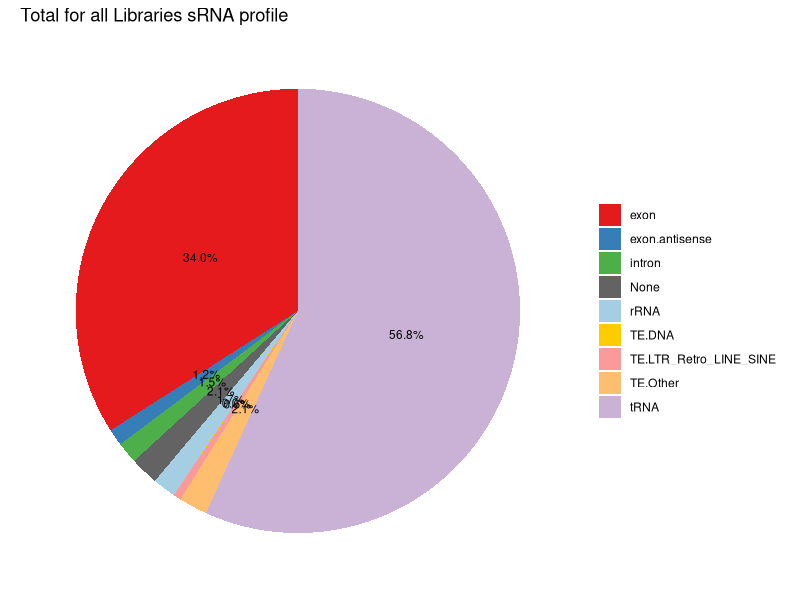
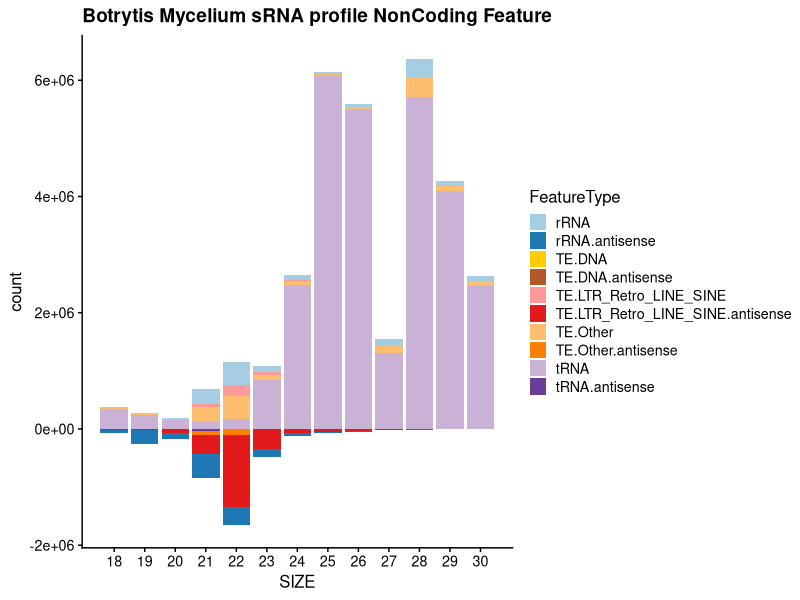
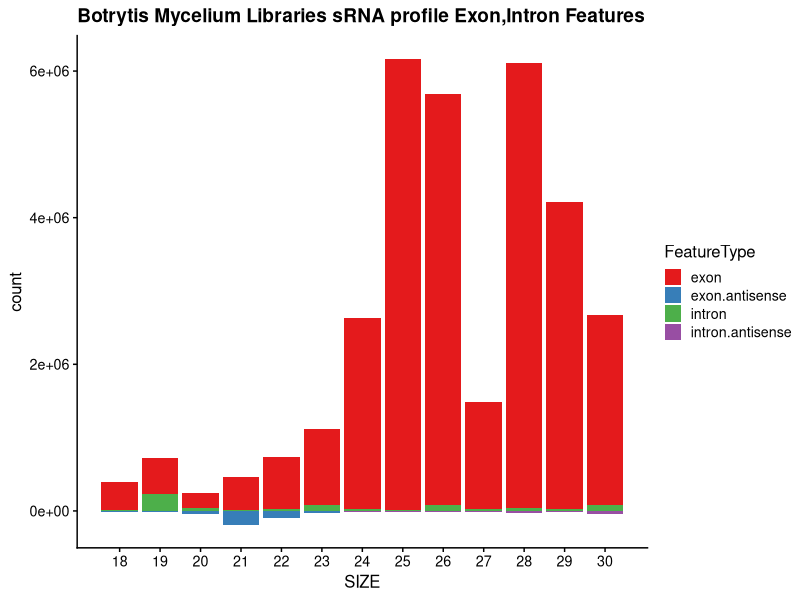
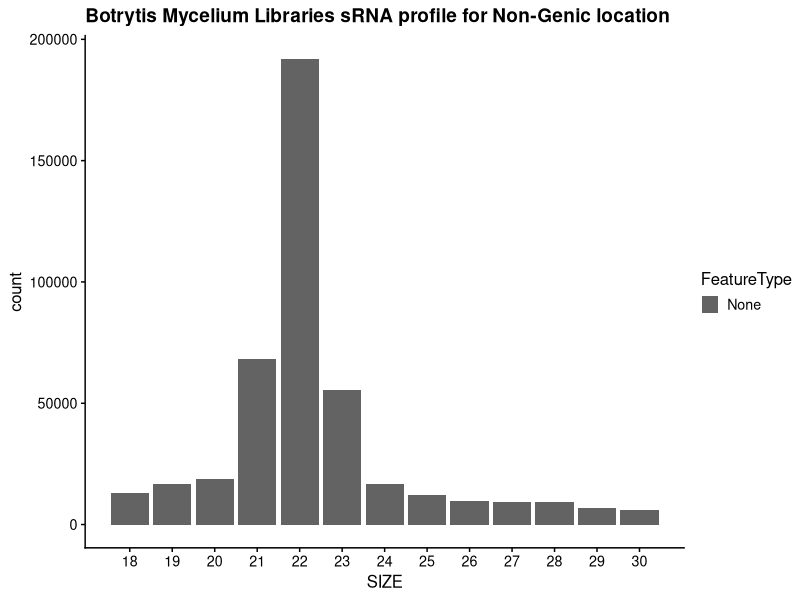
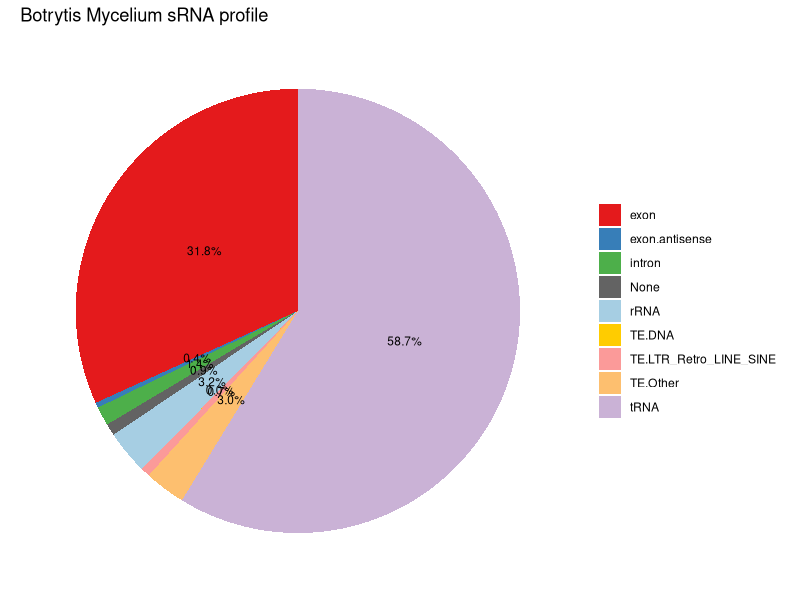
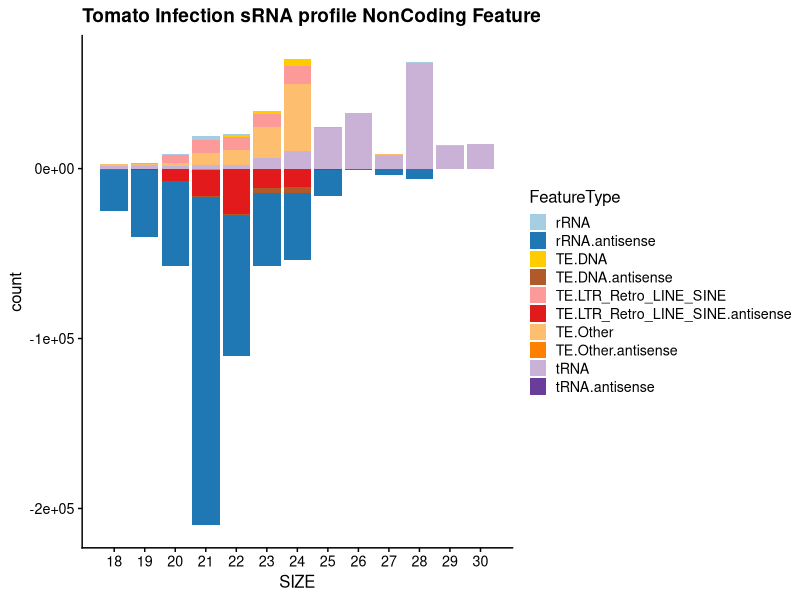
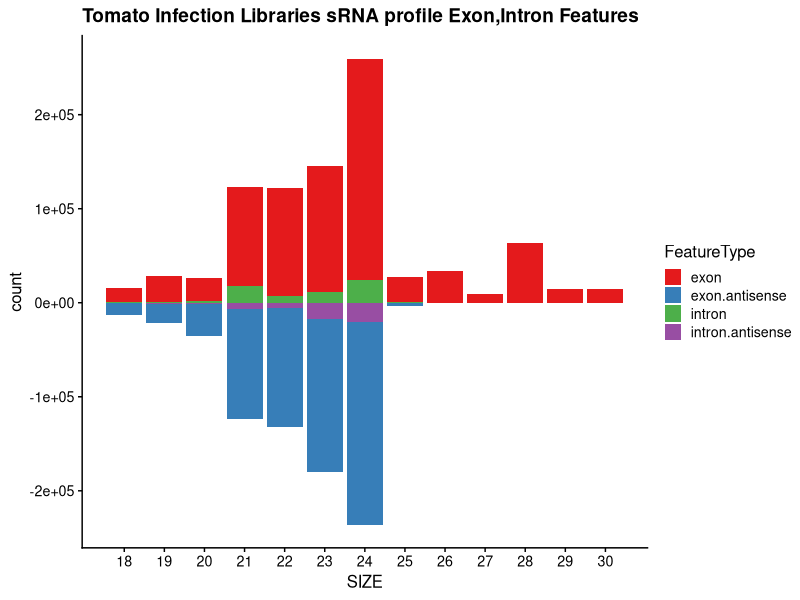
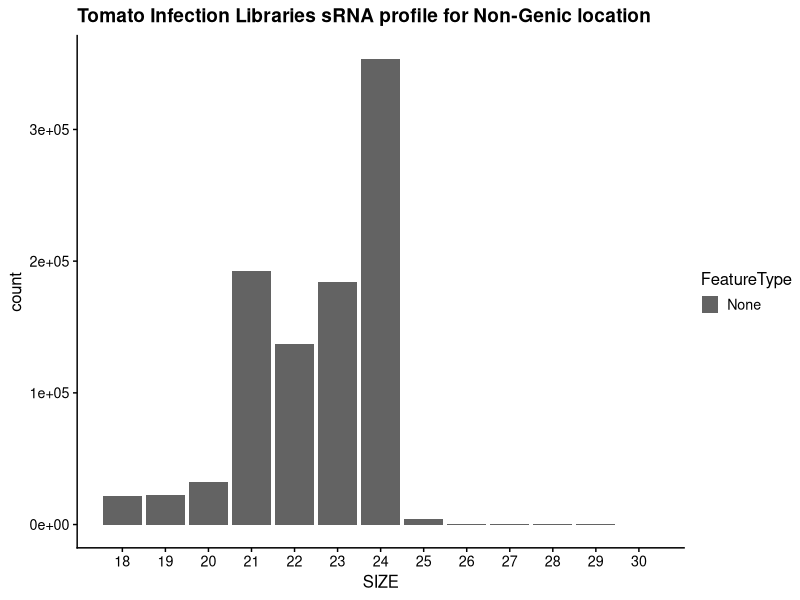

Generate these figures, in order, with R:
#!/usr/bin/env Rscript
library(ggplot2)
library(tidyverse)
library(dplyr)
library(RColorBrewer)
library(cowplot)

# some definitions
pairedcolors = brewer.pal(12, "Paired")
green1 = pairedcolors[3]
green2 = pairedcolors[4]
pairedcolors[3] = "#FFCC00"
pairedcolors[4] = "#B15928"
pairedcolors[11] = green1
pairedcolors[12] = green2
pairedcolors[13] = '#FFFF11'
pairedcolors[14] = '#AA0011'

exonColors = brewer.pal(4, "Set1")
IntergenicColors = rev(brewer.pal(3,"Greys"))

piecolors = pairedcolors
piecolors[1] = exonColors[1]
piecolors[2] = exonColors[2]
piecolors[3] = exonColors[3]
piecolors[4] = IntergenicColors[1]
piecolors[5] = pairedcolors[1]
piecolors[6] = pairedcolors[3]
piecolors[7] = pairedcolors[5]
piecolors[8] = pairedcolors[7]
piecolors[9] = pairedcolors[9]
piecolors[10] = pairedcolors[11]


negate <- function(x) ( -1.0 * x)
add_antisense <- function(x) ( paste0(x,".antisense"))
# setup default plot out
pdf("Combo_all_plots.pdf")

# read in the "all data"
sRNA.Allsense = read_tsv("results/Botrytis_sense_size_profile.tsv") %>% filter(SIZE >= 18)
sRNA.Allantisense = read_tsv("results/Botrytis_antisense_size_profile.tsv") %>% filter(SIZE >= 18)

sRNA.sense <- sRNA.Allsense %>% select(-c('TOTAL')) %>% pivot_longer(!SIZE, names_to = "FeatureType", values_to = "count")
sRNA.noExon <- sRNA.sense %>% filter(FeatureType != 'exon' & FeatureType != "None" & FeatureType != "intron")


sRNA.antisense <- sRNA.Allantisense %>% select(-c('TOTAL')) %>% pivot_longer(!SIZE, names_to = "FeatureType", values_to = "count") %>%
    mutate_at(vars(-c("SIZE","FeatureType")),negate) %>% mutate_at(c("FeatureType"),add_antisense)
sRNA.antinoExon <- sRNA.antisense %>% filter(FeatureType != 'exon.antisense' & FeatureType != "None.antisense" & FeatureType != "intron.antisense")

sRNA.combined <- bind_rows(sRNA.antinoExon,sRNA.noExon) %>% arrange(desc(FeatureType))



pN<-ggplot(sRNA.combined,aes(SIZE,count,fill=FeatureType)) +
    geom_bar(stat='identity',position="stack") + scale_x_discrete(limit = unique(sRNA.combined$SIZE)) +
    theme_cowplot(12) + scale_fill_manual(values = pairedcolors) + ggtitle("Combined all Libraries sRNA profile NonCoding Features")
pN

sRNA.Exon <- bind_rows(sRNA.sense %>% filter(FeatureType == 'exon' | FeatureType == "intron"),
                       sRNA.antisense %>% filter(FeatureType == 'exon.antisense' | FeatureType == "intron.antisense"))

pE<-ggplot(sRNA.Exon,aes(SIZE,count,fill=FeatureType)) +
    geom_bar(stat='identity',position="stack") +
    scale_fill_manual(values = exonColors) +  theme_cowplot(12)  + scale_x_discrete(limit = unique(sRNA.combined$SIZE)) +
    ggtitle("Combined all Libraries sRNA profile Exon,Intron Features")
pE

sRNA.Other <- sRNA.sense %>% filter(FeatureType == 'None')
pO<-ggplot(sRNA.Other,aes(SIZE,count,fill=FeatureType)) +
    geom_bar(stat='identity',position="stack") +
    scale_fill_manual(values = IntergenicColors) +  theme_cowplot(12)  + scale_x_discrete(limit = unique(sRNA.combined$SIZE)) +
    ggtitle("Combined all Libraries sRNA profile for Non-Genic location")
pO


pg <- plot_grid(pN, pE, pO, labels = c('A', 'B', "C"), label_size = 12,ncol = 1,align = "v")
ggsave("All_Libraries_size_profile.pdf",pg,height=18,width=12)

# pie chart time
# make antisense counts, collapse sRNA read length

sRNA.antisenseWoExon <- sRNA.Allsense %>% select(-c('TOTAL')) %>% pivot_longer(!SIZE, names_to = "FeatureType", values_to = "count") %>%
    filter(FeatureType != "exon") %>% group_by(FeatureType) %>% summarize(countAllSize = sum(count))

exonAntisense <- sRNA.antisense %>% filter(FeatureType == "exon.antisense") %>% group_by(FeatureType) %>%
    mutate_at(vars(c(count)),negate) %>% summarize(countAllSize = sum(count))
# combine all sense feature with antisense features, but leave exons.antisense out as separate category
sRNA.combinedAll <- bind_rows(sRNA.sense %>% group_by(FeatureType) %>% summarize(countAllSize = sum(count)),
                              exonAntisense,sRNA.antisenseWoExon) %>% group_by(FeatureType) %>% summarize(countAll = sum(countAllSize))

Total = sum(sRNA.combinedAll %>% select(countAll))

sRNA.combinedAll <- sRNA.combinedAll %>% mutate(Perc=100*(countAll/Total)) # add percentage in
pie <- ggplot(sRNA.combinedAll, aes(x="", y=countAll, fill=FeatureType)) +
    geom_bar(stat="identity", width=1) + geom_text(aes(label = paste0(sprintf("%.1f",Perc), "%")), position = position_stack(vjust=0.5), size=3) +
    coord_polar("y", start=0) +  scale_fill_manual(values = piecolors) + ggtitle("Total for all Libraries sRNA profile") +
    theme_classic() +  labs(x = NULL, y = NULL, fill = NULL) +   theme(axis.line = element_blank(),
                                                                       axis.text = element_blank(),
                                                                       axis.ticks = element_blank())

pie
ggsave("All_Libraries_Piechart.pdf",pie)

######

# B
sRNA.Bsense = read_tsv("results/Botrytis_sense_ExprB_size_profile.tsv") %>% filter(SIZE >= 18)
sRNA.Bantisense = read_tsv("results/Botrytis_antisense_ExprB_size_profile.tsv") %>% filter(SIZE >= 18)

sRNA.sense <- sRNA.Bsense %>% select(-c('TOTAL')) %>% pivot_longer(!SIZE, names_to = "FeatureType", values_to = "count")
sRNA.noExon <- sRNA.sense %>% filter(FeatureType != 'exon' & FeatureType != "None" & FeatureType != "intron")

sRNA.antisense <- sRNA.Bantisense %>% select(-c('TOTAL')) %>% pivot_longer(!SIZE, names_to = "FeatureType", values_to = "count") %>%
    mutate_at(vars(-c("SIZE","FeatureType")),negate) %>% mutate_at(c("FeatureType"),add_antisense)
sRNA.antinoExon <- sRNA.antisense %>% filter(FeatureType != 'exon.antisense' & FeatureType != "None.antisense" & FeatureType != "intron.antisense")

sRNA.combined <- bind_rows(sRNA.antinoExon,sRNA.noExon) %>% arrange(desc(FeatureType))

pN<-ggplot(sRNA.combined,aes(SIZE,count,fill=FeatureType)) +
    geom_bar(stat='identity',position="stack") + scale_x_discrete(limit = unique(sRNA.combined$SIZE)) +
    theme_cowplot(12) + scale_fill_manual(values = pairedcolors) + ggtitle("Botrytis Mycelium sRNA profile NonCoding Feature")
pN

sRNA.Exon <- bind_rows(sRNA.sense %>% filter(FeatureType == 'exon' | FeatureType == "intron"),
                       sRNA.antisense %>% filter(FeatureType == 'exon.antisense' | FeatureType == "intron.antisense"))

pE<-ggplot(sRNA.Exon,aes(SIZE,count,fill=FeatureType)) +
    geom_bar(stat='identity',position="stack") +
    scale_fill_manual(values = exonColors) +  theme_cowplot(12)  + scale_x_discrete(limit = unique(sRNA.combined$SIZE)) +
    ggtitle("Botrytis Mycelium Libraries sRNA profile Exon,Intron Features")
pE

sRNA.Other <- sRNA.sense %>% filter(FeatureType == 'None')
pO<-ggplot(sRNA.Other,aes(SIZE,count,fill=FeatureType)) +
    geom_bar(stat='identity',position="stack") +
    scale_fill_manual(values = IntergenicColors)  +  theme_cowplot(12)  + scale_x_discrete(limit = unique(sRNA.combined$SIZE)) +
    ggtitle("Botrytis Mycelium Libraries sRNA profile for Non-Genic location")
pO

pg <- plot_grid(pN, pE, pO, labels = c('A', 'B', "C"), label_size = 12,ncol = 1,align = "v")
ggsave("Mycelium_size_profile.pdf",pg,height=18,width=12)

# pie chart time
# make antisense counts, collapse sRNA read length

sRNA.antisenseWoExon <- sRNA.Bsense %>% select(-c('TOTAL')) %>% pivot_longer(!SIZE, names_to = "FeatureType", values_to = "count") %>%
    filter(FeatureType != "exon") %>% group_by(FeatureType) %>% summarize(countAllSize = sum(count))

exonAntisense <- sRNA.antisense %>% filter(FeatureType == "exon.antisense") %>% group_by(FeatureType) %>%
    mutate_at(vars(c(count)),negate) %>% summarize(countAllSize = sum(count))
# combine all sense feature with antisense features, but leave exons.antisense out as separate category
sRNA.combinedAll <- bind_rows(sRNA.sense %>% group_by(FeatureType) %>% summarize(countAllSize = sum(count)),
                              exonAntisense,sRNA.antisenseWoExon) %>% group_by(FeatureType) %>% summarize(countAll = sum(countAllSize))

Total = sum(sRNA.combinedAll %>% select(countAll))

sRNA.combinedAll <- sRNA.combinedAll %>% mutate(Perc=100*(countAll/Total)) # add percentage in
pie <- ggplot(sRNA.combinedAll, aes(x="", y=countAll, fill=FeatureType)) +
    geom_bar(stat="identity", width=1) + geom_text(aes(label = paste0(sprintf("%.1f",Perc), "%")), position = position_stack(vjust=0.5), size=3) +
    coord_polar("y", start=0) +  scale_fill_manual(values = piecolors) + ggtitle("Botrytis Mycelium sRNA profile") +
    theme_classic() +  labs(x = NULL, y = NULL, fill = NULL) +   theme(axis.line = element_blank(),
                                                                       axis.text = element_blank(),
                                                                       axis.ticks = element_blank())

pie
ggsave("Mycelium_Piechart.pdf",pie,height=8,width=8)


## Infection
sRNA.Isense = read_tsv("results/Botrytis_sense_ExprI_size_profile.tsv") %>% filter(SIZE >= 18)
sRNA.Iantisense = read_tsv("results/Botrytis_antisense_ExprI_size_profile.tsv") %>% filter(SIZE >= 18)

sRNA.sense <- sRNA.Isense %>% select(-c('TOTAL')) %>% pivot_longer(!SIZE, names_to = "FeatureType", values_to = "count")
sRNA.noExon <- sRNA.sense %>% filter(FeatureType != 'exon' & FeatureType != "None" & FeatureType != "intron")

sRNA.antisense <- sRNA.Iantisense %>% select(-c('TOTAL')) %>% pivot_longer(!SIZE, names_to = "FeatureType", values_to = "count") %>%
    mutate_at(vars(-c("SIZE","FeatureType")),negate) %>% mutate_at(c("FeatureType"),add_antisense)
sRNA.antinoExon <- sRNA.antisense %>% filter(FeatureType != 'exon.antisense' & FeatureType != "None.antisense" & FeatureType != "intron.antisense")

sRNA.combined <- bind_rows(sRNA.antinoExon,sRNA.noExon) %>% arrange(desc(FeatureType))

pN<-ggplot(sRNA.combined,aes(SIZE,count,fill=FeatureType)) +
    geom_bar(stat='identity',position="stack") + scale_x_discrete(limit = unique(sRNA.combined$SIZE)) +
    theme_cowplot(12) + scale_fill_manual(values = pairedcolors) + ggtitle("Tomato Infection sRNA profile NonCoding Feature")
pN

sRNA.Exon <- bind_rows(sRNA.sense %>% filter(FeatureType == 'exon' | FeatureType == "intron"),
                       sRNA.antisense %>% filter(FeatureType == 'exon.antisense' | FeatureType == "intron.antisense"))

pE<-ggplot(sRNA.Exon,aes(SIZE,count,fill=FeatureType)) +
    geom_bar(stat='identity',position="stack") +
    scale_fill_manual(values = exonColors) +  theme_cowplot(12)  + scale_x_discrete(limit = unique(sRNA.combined$SIZE)) +
    ggtitle("Tomato Infection Libraries sRNA profile Exon,Intron Features")
pE

sRNA.Other <- sRNA.sense %>% filter(FeatureType == 'None')
pO<-ggplot(sRNA.Other,aes(SIZE,count,fill=FeatureType)) +
    geom_bar(stat='identity',position="stack") +
    scale_fill_manual(values = IntergenicColors) +  theme_cowplot(12)  + scale_x_discrete(limit = unique(sRNA.combined$SIZE)) +
    ggtitle("Tomato Infection Libraries sRNA profile for Non-Genic location")
pO

pg <- plot_grid(pN, pE, pO, labels = c('A', 'B', "C"), label_size = 12,ncol = 1,align = "v")
ggsave("TomatoInfection_size_profile.pdf",pg,height=18,width=12)

# pie chart time
# make antisense counts, collapse sRNA read length

sRNA.antisenseWoExon <- sRNA.Isense %>% select(-c('TOTAL')) %>% pivot_longer(!SIZE, names_to = "FeatureType", values_to = "count") %>%
    filter(FeatureType != "exon") %>% group_by(FeatureType) %>% summarize(countAllSize = sum(count))

exonAntisense <- sRNA.antisense %>% filter(FeatureType == "exon.antisense") %>% group_by(FeatureType) %>%
    mutate_at(vars(c(count)),negate) %>% summarize(countAllSize = sum(count))
# combine all sense feature with antisense features, but leave exons.antisense out as separate category
sRNA.combinedAll <- bind_rows(sRNA.sense %>% group_by(FeatureType) %>% summarize(countAllSize = sum(count)),
                              exonAntisense,sRNA.antisenseWoExon) %>% group_by(FeatureType) %>% summarize(countAll = sum(countAllSize))

Total = sum(sRNA.combinedAll %>% select(countAll))

sRNA.combinedAll <- sRNA.combinedAll %>% mutate(Perc=100*(countAll/Total)) # add percentage in
pie <- ggplot(sRNA.combinedAll, aes(x="", y=countAll, fill=FeatureType)) +
    geom_bar(stat="identity", width=1) + geom_text(aes(label = paste0(sprintf("%.1f",Perc), "%")), position = position_stack(vjust=0.5), size=3) +
    coord_polar("y", start=0) +  scale_fill_manual(values = piecolors) + ggtitle("Botrytis Tomato Infection sRNA profile") +
    theme_classic() +  labs(x = NULL, y = NULL, fill = NULL) +   theme(axis.line = element_blank(),
                                                                       axis.text = element_blank(),
                                                                       axis.ticks = element_blank())

pie
ggsave("TomatoInfection_Piechart.pdf",pie,width=8,height=8)


####
# Mock
sRNA.Msense = read_tsv("results/Botrytis_sense_ExprM_size_profile.tsv") %>% filter(SIZE >= 18)
sRNA.Mantisense = read_tsv("results/Botrytis_antisense_ExprM_size_profile.tsv") %>% filter(SIZE >= 18)

sRNA.sense <- sRNA.Msense %>% select(-c('TOTAL')) %>% pivot_longer(!SIZE, names_to = "FeatureType", values_to = "count")
sRNA.noExon <- sRNA.sense %>% filter(FeatureType != 'exon' & FeatureType != "None" & FeatureType != "intron")

sRNA.antisense <- sRNA.Mantisense %>% select(-c('TOTAL')) %>% pivot_longer(!SIZE, names_to = "FeatureType", values_to = "count") %>%
    mutate_at(vars(-c("SIZE","FeatureType")),negate) %>% mutate_at(c("FeatureType"),add_antisense)
sRNA.antinoExon <- sRNA.antisense %>% filter(FeatureType != 'exon.antisense' & FeatureType != "None.antisense" & FeatureType != "intron.antisense")

sRNA.combined <- bind_rows(sRNA.antinoExon,sRNA.noExon) %>% arrange(desc(FeatureType))

pN<-ggplot(sRNA.combined,aes(SIZE,count,fill=FeatureType)) +
    geom_bar(stat='identity',position="stack") + scale_x_discrete(limit = unique(sRNA.combined$SIZE)) +
    theme_cowplot(12) + scale_fill_manual(values = pairedcolors) + ggtitle("Tomato Mock Infection sRNA profile NonCoding Feature")
pN

pE<-ggplot(sRNA.Exon,aes(SIZE,count,fill=FeatureType)) +
    geom_bar(stat='identity',position="stack") +
    scale_fill_manual(values = exonColors) +  theme_cowplot(12)  + scale_x_discrete(limit = unique(sRNA.combined$SIZE)) +
    ggtitle("Tomato Mock Infection Libraries sRNA profile Exon,Intron Features")
pE

sRNA.Other <- sRNA.sense %>% filter(FeatureType == 'None')
pO<-ggplot(sRNA.Other,aes(SIZE,count,fill=FeatureType)) +
    geom_bar(stat='identity',position="stack") +
    scale_fill_manual(values = IntergenicColors) +  theme_cowplot(12)  + scale_x_discrete(limit = unique(sRNA.combined$SIZE)) +
    ggtitle("Tomato Mock Infection Libraries sRNA profile for Non-Genic location")
pO

pg <- plot_grid(pN, pE, pO, labels = c('A', 'B', "C"), label_size = 12,ncol = 1,align = "v")
ggsave("MockInfection_size_profile.pdf",pg,height=18,width=12)

# pie chart time
# make antisense counts, collapse sRNA read length

sRNA.antisenseWoExon <- sRNA.Isense %>% select(-c('TOTAL')) %>% pivot_longer(!SIZE, names_to = "FeatureType", values_to = "count") %>%
    filter(FeatureType != "exon") %>% group_by(FeatureType) %>% summarize(countAllSize = sum(count))

exonAntisense <- sRNA.antisense %>% filter(FeatureType == "exon.antisense") %>% group_by(FeatureType) %>%
    mutate_at(vars(c(count)),negate) %>% summarize(countAllSize = sum(count))
# combine all sense feature with antisense features, but leave exons.antisense out as separate category
sRNA.combinedAll <- bind_rows(sRNA.sense %>% group_by(FeatureType) %>% summarize(countAllSize = sum(count)),
                              exonAntisense,sRNA.antisenseWoExon) %>% group_by(FeatureType) %>% summarize(countAll = sum(countAllSize))

Total = sum(sRNA.combinedAll %>% select(countAll))

sRNA.combinedAll <- sRNA.combinedAll %>% mutate(Perc=100*(countAll/Total)) # add percentage in
pie <- ggplot(sRNA.combinedAll, aes(x="", y=countAll, fill=FeatureType)) +
    geom_bar(stat="identity", width=1) + geom_text(aes(label = paste0(sprintf("%.1f",Perc), "%")), position = position_stack(vjust=0.5), size=3) +
    coord_polar("y", start=0) +  scale_fill_manual(values = piecolors) + ggtitle("Mock Tomato Infection sRNA profile") +
    theme_classic() +  labs(x = NULL, y = NULL, fill = NULL) +   theme(axis.line = element_blank(),
                                                                       axis.text = element_blank(),
                                                                       axis.ticks = element_blank())

pie
ggsave("MockInfection_Piechart.pdf",pie,width=8,height=8)
